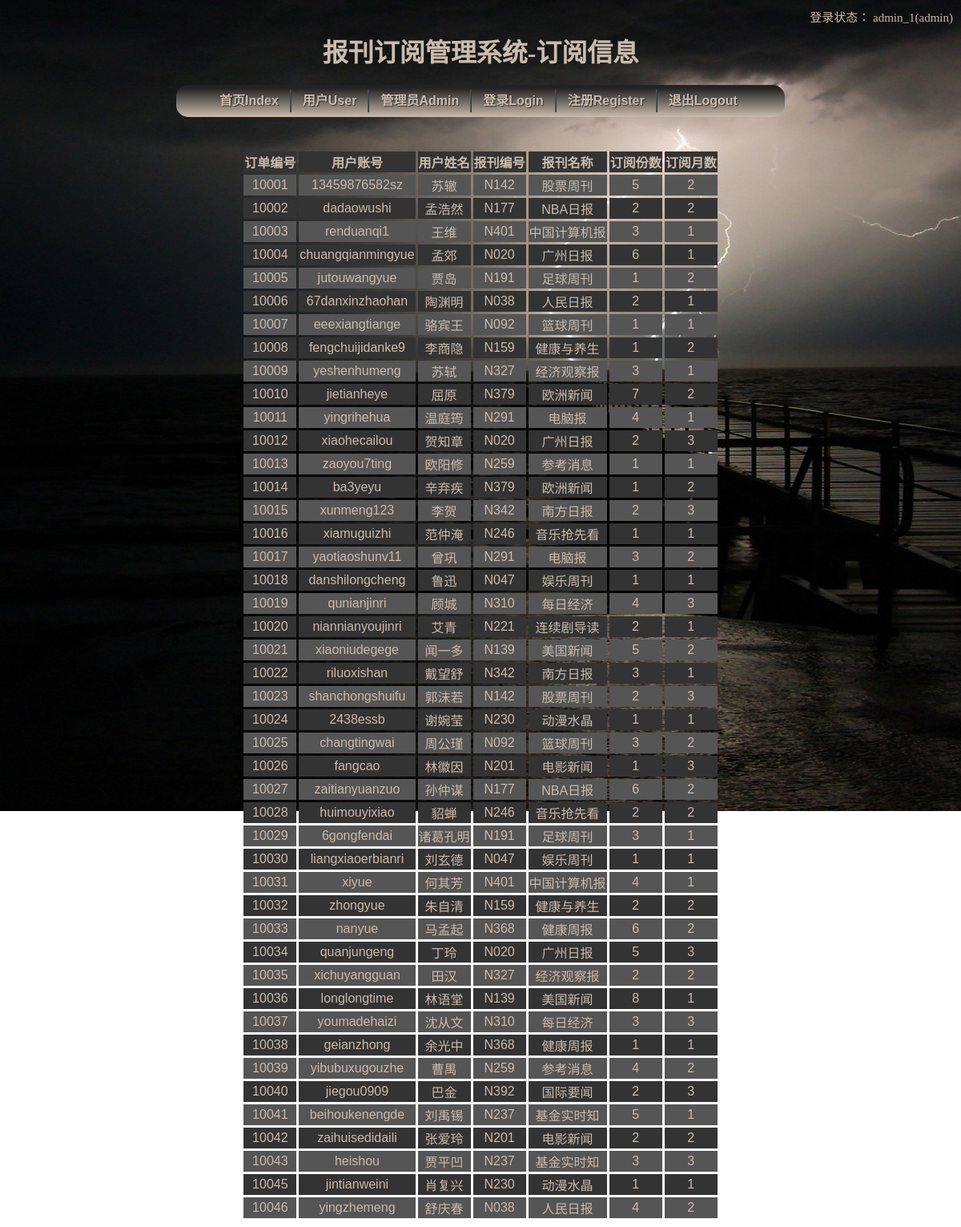
Page /adminBooking.php (signed in) on the committed database.
### tables this page shows
CREATE TABLE IF NOT EXISTS `booking` (
  `BID` varchar(5) NOT NULL,
  `UID` varchar(20) NOT NULL,
  `NID` char(4) NOT NULL,
  `BCT` int(11) NOT NULL,
  `BMONTH` int(11) NOT NULL,
  PRIMARY KEY (`BID`),
  KEY `user-booking` (`UID`),
  KEY `newspaper-booking` (`NID`)
);

CREATE TABLE IF NOT EXISTS `user` (
  `UID` varchar(20) NOT NULL,
  `UPASS` varchar(20) NOT NULL,
  `UNAME` varchar(8) NOT NULL,
  `UIDNUM` char(18) NOT NULL,
  `UPHONE` varchar(12) NOT NULL,
  `UAD` varchar(30) NOT NULL,
  `DID` char(5) NOT NULL,
  `AID` varchar(20) NOT NULL,
  PRIMARY KEY (`UID`),
  KEY `department-user` (`DID`),
  KEY `admin-user` (`AID`)
);

CREATE TABLE IF NOT EXISTS `newspaper` (
  `NNAME` varchar(20) NOT NULL,
  `NID` char(4) NOT NULL,
  `NPS` varchar(20) NOT NULL,
  `NPD` int(11) NOT NULL,
  `NCT` int(11) NOT NULL,
  `NPR` varchar(30) NOT NULL,
  `NNUM` int(11) NOT NULL,
  `SID` char(4) NOT NULL,
  `AID` varchar(20) NOT NULL,
  PRIMARY KEY (`NID`),
  KEY `sort-newspaper` (`SID`),
  KEY `admin-newspaper` (`AID`)
);

### adminBooking.php (the view, shortened to what this page needs)
<!DOCTYPE HTML>
  <html>
    <head>
      <link rel="stylesheet" type="text/css" href="style/newsp.css" />
    </head>
    <body>
      <h1>报刊订阅管理系统-订阅信息</h1>
      <?php
	    include 'header.php';
		if(!isset($_SESSION['identity'])||$_SESSION['identity']!="admin"){
			?>
              <script Language="JavaScript">
                  alert("未登录管理员账号，不能进行相关操作！");
                  window.location.href="index.php";
		      </script>
		    <?php
		}else{
			$result = mysql_query("SELECT BID,booking.UID,UNAME,booking.NID,NNAME,BCT,BMONTH FROM user,newspaper,booking WHERE newspaper.NID=booking.NID AND booking.UID=user.UID ORDER BY BID");
			?>
              <table class="newsp">
                <tr class='newsp_1'>
                  <th>订单编号</th>
                  <th>用户账号</th>
                  <th>用户姓名</th>
                  <th>报刊编号</th>
                  <th>报刊名称</th>
                  <th>订阅份数</th>
                  <th>订阅月数</th>
                </tr>
            <?php
			$i = 1;
			while($row = mysql_fetch_array($result)){
				if($i%2==0){
				    echo "<tr class='newsp_1'>";
				}else{
					echo "<tr class='newsp_2'>";
				}
				echo "<td>".$row["BID"]."</td>";
				echo "<td>".$row["UID"]."</td>";
				echo "<td>".$row["UNAME"]."</td>";
				echo "<td>".$row["NID"]."</td>";
				echo "<td>".$row["NNAME"]."</td>";
				echo "<td>".$row["BCT"]."</td>";
				echo "<td>".$row["BMONTH"]."</td>";
				echo "</tr>";
				$i++;
			}
			?>
            </table>
            <?php
		}
		?>
    </body>
  </html>

### header.php (shortened to what this page needs)
<div class="top-right">登录状态：
          <?php
		    if(isset($_SESSION['id']))
                echo $_SESSION['id']."(".$_SESSION['identity'].")";
            else
                echo "未登录";
		  ?>
        </div>
		<ul class="menu">
            <li><a href="index.php">首页Index</a></li>
            <li><a href="user.php">用户User</a>
            </li>
            <li><a href="admin.php">管理员Admin</a>
            </li>
            <li><a href="login.php">登录Login</a></li>
            <li><a href="register.php">注册Register</a></li>
            <li><a href="logout.php">退出Logout</a></li>
          </ul>

### style/newsp.css (style rules this page uses)
body { background-image:url('../pics/wallpaper2.jpg'); background-repeat: no-repeat; background-attachment:fixed; background-position:center top; overflow-x :auto; overflow-y :scroll; }
.top-right { font-size:15px; color:#cbbbac; position:fixed; right:10px; top:10px; }
h1,h2,h3 { color: #cbbbac; margin: 40px auto 20px auto; text-align:center; }
.menu { margin: 0px auto; text-align: center; height: 40px; width: 720px; background: #635950; background: -webkit-linear-gradient(top, #222 10%, #cbbbac 100%); background: -moz-linear-gradient(top, #222 10%, #cbbbac 100%); background: -o-linear-gradient(top, #222 10%, #cbbbac 100%); background: -ms-linear-gradient(top, #222 10%, #cbbbac 100%); background: linear-gradient(top, #222 10%, #cbbbac 100%); border-radius: 15px; }
.menu li { position: relative; list-style: none; float: left; display: block; height: 40px; }
.menu li a { display: block; padding: 0 14px; margin: 6px 0; line-height: 28px; text-decoration: none; border-left: 1px solid #393942; border-right: 1px solid #4f5058; font-family: Helvetica, Arial, sans-serif; font-weight: bold; font-size: 16px; color: #cbbbac; text-shadow: 1px 1px 1px rgba(0,0,0,.6); }
.menu li:first-child a { border-left: none; }
.menu li:last-child a { border-right: none; }
table { color: #cbbbac; font-family:Verdana, Geneva, sans-serif; margin:40px auto auto 450px; padding:20px 20px auto auto; border-spacing:7px; text-align:left; }
table.newsp { margin:40px auto auto auto; border-spacing:0px; text-align:center; border-spacing:3px; }
tr.newsp_1 { background-color:#333; }
tr.newsp_2 { background-color:#555; }

### rows in the picture
booking: BID "10001", UID "13459876582sz", UID.UNAME "苏辙", NID "N142", NID.NNAME "股票周刊", BCT "5", BMONTH "2"
booking: BID "10002", UID "dadaowushi", UID.UNAME "孟浩然", NID "N177", NID.NNAME "NBA日报", BCT "2", BMONTH "2"
booking: BID "10003", UID "renduanqi1", UID.UNAME "王维", NID "N401", NID.NNAME "中国计算机报", BCT "3", BMONTH "1"
booking: BID "10004", UID "chuangqianmingyue", UID.UNAME "孟郊", NID "N020", NID.NNAME "广州日报", BCT "6", BMONTH "1"
booking: BID "10005", UID "jutouwangyue", UID.UNAME "贾岛", NID "N191", NID.NNAME "足球周刊", BCT "1", BMONTH "2"
booking: BID "10006", UID "67danxinzhaohan", UID.UNAME "陶渊明", NID "N038", NID.NNAME "人民日报", BCT "2", BMONTH "1"
booking: BID "10007", UID "eeexiangtiange", UID.UNAME "骆宾王", NID "N092", NID.NNAME "篮球周刊", BCT "1", BMONTH "1"
booking: BID "10008", UID "fengchuijidanke9", UID.UNAME "李商隐", NID "N159", NID.NNAME "健康与养生", BCT "1", BMONTH "2"
booking: BID "10009", UID "yeshenhumeng", UID.UNAME "苏轼", NID "N327", NID.NNAME "经济观察报", BCT "3", BMONTH "1"
booking: BID "10010", UID "jietianheye", UID.UNAME "屈原", NID "N379", NID.NNAME "欧洲新闻", BCT "7", BMONTH "2"
booking: BID "10011", UID "yingrihehua", UID.UNAME "温庭筠", NID "N291", NID.NNAME "电脑报", BCT "4", BMONTH "1"
booking: BID "10012", UID "xiaohecailou", UID.UNAME "贺知章", NID "N020", NID.NNAME "广州日报", BCT "2", BMONTH "3"
booking: BID "10013", UID "zaoyou7ting", UID.UNAME "欧阳修", NID "N259", NID.NNAME "参考消息", BCT "1", BMONTH "1"
booking: BID "10014", UID "ba3yeyu", UID.UNAME "辛弃疾", NID "N379", NID.NNAME "欧洲新闻", BCT "1", BMONTH "2"
booking: BID "10015", UID "xunmeng123", UID.UNAME "李贺", NID "N342", NID.NNAME "南方日报", BCT "2", BMONTH "3"
booking: BID "10016", UID "xiamuguizhi", UID.UNAME "范仲淹", NID "N246", NID.NNAME "音乐抢先看", BCT "1", BMONTH "1"
booking: BID "10017", UID "yaotiaoshunv11", UID.UNAME "曾巩", NID "N291", NID.NNAME "电脑报", BCT "3", BMONTH "2"
booking: BID "10018", UID "danshilongcheng", UID.UNAME "鲁迅", NID "N047", NID.NNAME "娱乐周刊", BCT "1", BMONTH "1"
booking: BID "10019", UID "qunianjinri", UID.UNAME "顾城", NID "N310", NID.NNAME "每日经济", BCT "4", BMONTH "3"
booking: BID "10020", UID "niannianyoujinri", UID.UNAME "艾青", NID "N221", NID.NNAME "连续剧导读", BCT "2", BMONTH "1"
booking: BID "10021", UID "xiaoniudegege", UID.UNAME "闻一多", NID "N139", NID.NNAME "美国新闻", BCT "5", BMONTH "2"
booking: BID "10022", UID "riluoxishan", UID.UNAME "戴望舒", NID "N342", NID.NNAME "南方日报", BCT "3", BMONTH "1"
booking: BID "10023", UID "shanchongshuifu", UID.UNAME "郭沫若", NID "N142", NID.NNAME "股票周刊", BCT "2", BMONTH "3"
booking: BID "10024", UID "2438essb", UID.UNAME "谢婉莹", NID "N230", NID.NNAME "动漫水晶", BCT "1", BMONTH "1"
booking: BID "10025", UID "changtingwai", UID.UNAME "周公瑾", NID "N092", NID.NNAME "篮球周刊", BCT "3", BMONTH "2"
booking: BID "10026", UID "fangcao", UID.UNAME "林徽因", NID "N201", NID.NNAME "电影新闻", BCT "1", BMONTH "3"
booking: BID "10027", UID "zaitianyuanzuo", UID.UNAME "孙仲谋", NID "N177", NID.NNAME "NBA日报", BCT "6", BMONTH "2"
booking: BID "10028", UID "huimouyixiao", UID.UNAME "貂蝉", NID "N246", NID.NNAME "音乐抢先看", BCT "2", BMONTH "2"
booking: BID "10029", UID "6gongfendai", UID.UNAME "诸葛孔明", NID "N191", NID.NNAME "足球周刊", BCT "3", BMONTH "1"
booking: BID "10030", UID "liangxiaoerbianri", UID.UNAME "刘玄德", NID "N047", NID.NNAME "娱乐周刊", BCT "1", BMONTH "1"
booking: BID "10031", UID "xiyue", UID.UNAME "何其芳", NID "N401", NID.NNAME "中国计算机报", BCT "4", BMONTH "1"
booking: BID "10032", UID "zhongyue", UID.UNAME "朱自清", NID "N159", NID.NNAME "健康与养生", BCT "2", BMONTH "2"
booking: BID "10033", UID "nanyue", UID.UNAME "马孟起", NID "N368", NID.NNAME "健康周报", BCT "6", BMONTH "2"
booking: BID "10034", UID "quanjungeng", UID.UNAME "丁玲", NID "N020", NID.NNAME "广州日报", BCT "5", BMONTH "3"
booking: BID "10035", UID "xichuyangguan", UID.UNAME "田汉", NID "N327", NID.NNAME "经济观察报", BCT "2", BMONTH "2"
booking: BID "10036", UID "longlongtime", UID.UNAME "林语堂", NID "N139", NID.NNAME "美国新闻", BCT "8", BMONTH "1"
booking: BID "10037", UID "youmadehaizi", UID.UNAME "沈从文", NID "N310", NID.NNAME "每日经济", BCT "3", BMONTH "3"
booking: BID "10038", UID "geianzhong", UID.UNAME "余光中", NID "N368", NID.NNAME "健康周报", BCT "1", BMONTH "1"
booking: BID "10039", UID "yibubuxugouzhe", UID.UNAME "曹禺", NID "N259", NID.NNAME "参考消息", BCT "4", BMONTH "2"
booking: BID "10040", UID "jiegou0909", UID.UNAME "巴金", NID "N392", NID.NNAME "国际要闻", BCT "2", BMONTH "3"
booking: BID "10041", UID "beihoukenengde", UID.UNAME "刘禹锡", NID "N237", NID.NNAME "基金实时知", BCT "5", BMONTH "1"
booking: BID "10042", UID "zaihuisedidaili", UID.UNAME "张爱玲", NID "N201", NID.NNAME "电影新闻", BCT "2", BMONTH "2"
booking: BID "10043", UID "heishou", UID.UNAME "贾平凹", NID "N237", NID.NNAME "基金实时知", BCT "3", BMONTH "3"
booking: BID "10045", UID "jintianweini", UID.UNAME "肖复兴", NID "N230", NID.NNAME "动漫水晶", BCT "1", BMONTH "1"
booking: BID "10046", UID "yingzhemeng", UID.UNAME "舒庆春", NID "N038", NID.NNAME "人民日报", BCT "4", BMONTH "2"

### other values in the picture
$_SESSION['id'] "admin_1"
$_SESSION['identity'] "admin"
